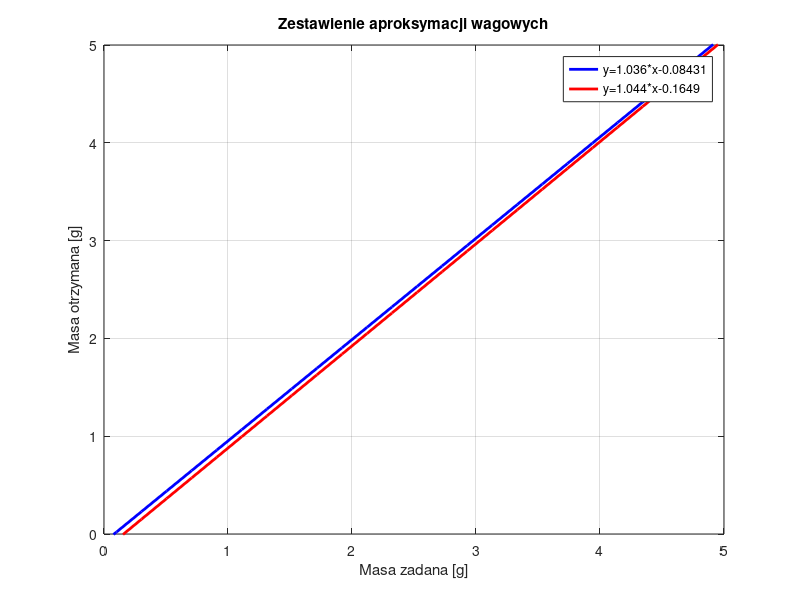

Reproduce this figure in MATLAB.
% Define parameters for the first linear function y1 = a1*x + b1
a1 = 1.036;
b1 = -0.08431;

% Define parameters for the second linear function y2 = a2*x + b2
a2 = 1.044;
b2 = -0.1649;

% Define the range of x values
x = linspace(-10, 10, 100); % Generates 100 points between -10 and 10

% Calculate the y values for each linear function
y1 = a1 * x + b1;
y2 = a2 * x + b2;

% Plotting the linear functions
figure;
plot(x, y1, 'b', 'LineWidth', 2); % Plotting the first linear function in blue
hold on; % To plot the second function on the same figure
plot(x, y2, 'r', 'LineWidth', 2); % Plotting the second linear function in red

% Adding labels and title
xlabel('Masa zadana [g]');
ylabel('Masa otrzymana [g]');
title('Zestawienie aproksymacji wagowych');
legend('y=1.036*x-0.08431', 'y=1.044*x-0.1649');
grid on; % To show the grid in the background
ylim([0, 5]); % Adjusting y-axis limits
xlim([0, 5]); % Adjusting x-axis limits
